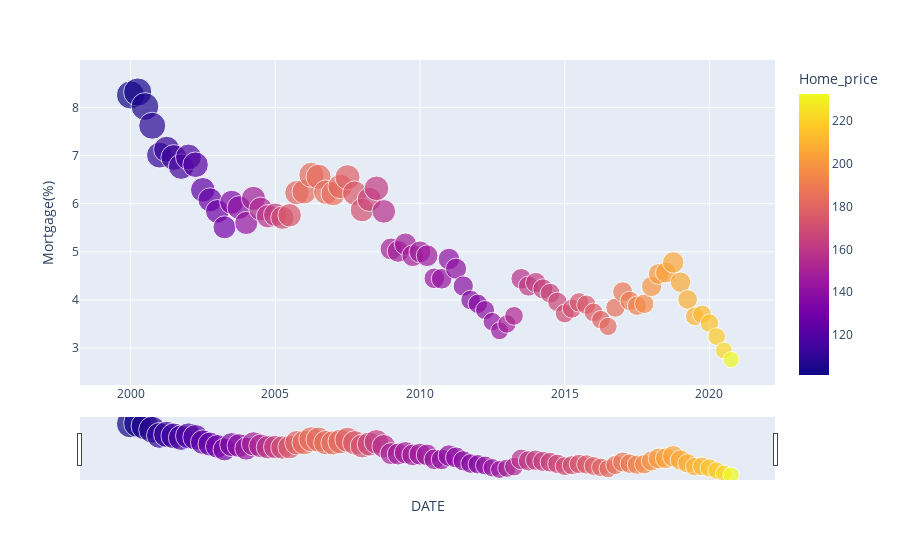

The code cell stored with this chart in its notebook:
### Markdown cell above
### Mortgage Rate impact on Home Prices

Let us understand how Mortgage Rate had it's affect on the Housing prices over the period of 2000 & 2020.

### Code cell
fig = px.scatter(data, x="DATE", y="Mortgage(%)", color="Home_price", size='Mortgage(%)')
fig.update_xaxes(rangeslider_visible=True)
fig.show()
